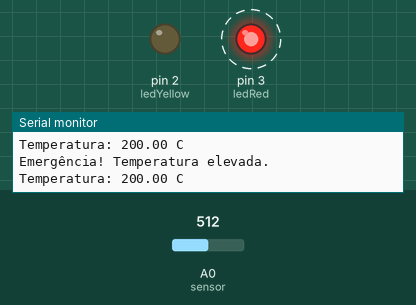
Recording of a sketch running on a simulated Arduino Uno, built with avr-gcc and run on an emulated ATmega328P. Parts: output pins drawn as LEDs (lit = HIGH), the last lines printed to the serial monitor. Dashed ring = blinking. The inputs (shaded band) are chosen by the test bench; at power-on: A0 (sensor) = 512.

Above: at 1.25 s.
1.3 s: A0 (sensor) set to 220
4.3 s: A0 (sensor) set to 191
At 4.66 s:
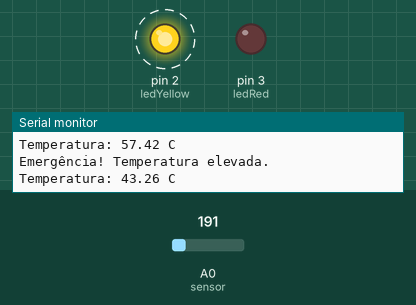
7.3 s: A0 (sensor) set to 176
10.3 s: A0 (sensor) set to 151
At 11.5 s:
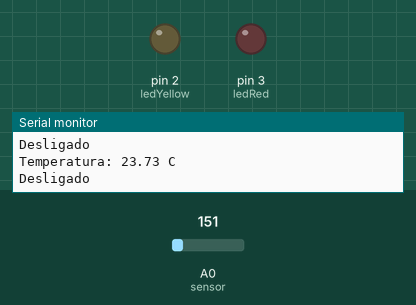
12.4 s: A0 (sensor) set to 306
At 15.3 s:
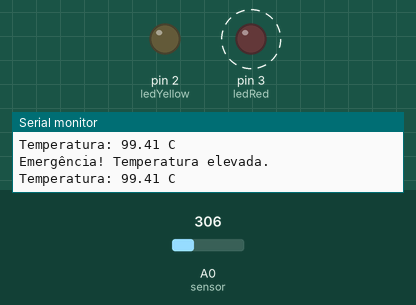
15.4 s: A0 (sensor) set to 122
At 16.1 s:
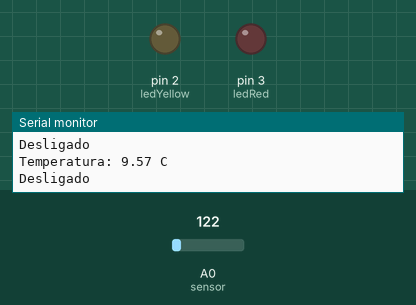
Timing chart, 0 to 17.9 s (numbered marks = the images above; inputs shaded):
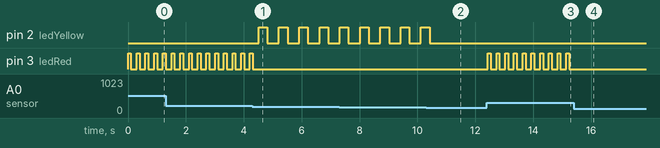

The sketch:

sistema_de_aviso_de_temperatura1.ino
```cpp
int sensor = A0;
int ledYellow = 2;
int ledRed = 3;

void setup() {
	Serial.begin(9600);
  	pinMode(ledYellow, OUTPUT);
  	pinMode(ledRed, OUTPUT);
}

void loop() {
 	int valor = analogRead(sensor);

  	float tensao = valor * 5.0;
  	tensao = tensao / 1024.0;

  	float temperatura = (tensao - 0.5) * 100;

  	Serial.print("Temperatura: ");
  	Serial.print(temperatura);
  	Serial.println(" C");

  if(temperatura >= 30 && temperatura < 50){
    digitalWrite(ledYellow, HIGH);
    delay(300);
    digitalWrite(ledYellow, LOW);
	delay(300);
    Serial.println("Ligado");
  } else if(temperatura > 50){
	digitalWrite(ledRed, HIGH);
    delay(100);
    digitalWrite(ledRed, LOW);
    delay(100);
    Serial.println("Emergência! Temperatura elevada.");
  } else {
   	Serial.println("Desligado");
  }
  delay(100);
}
```

Measured:
- the behaviour switches between 205 and 204 on A0 (sensor) (found by bisection; images 0 and 1)
- the behaviour switches between 164 and 163 on A0 (sensor) (found by bisection; images 1 and 2)
- after the input at 4.3 s, pin 2 (ledYellow): alternates HIGH for 0.30 s and LOW for 0.40 s, starting after 0.22 s; pin 3 (ledRed): goes on until 4.3 s, then stays LOW
- after the input at 10.3 s, pin 2 (ledYellow): goes on until 10.4 s, then stays LOW
- after the input at 12.4 s, pin 3 (ledRed): alternates HIGH for 0.10 s and LOW for 0.20 s, starting at once
- after the input at 15.4 s, pin 3 (ledRed): stops changing and stays LOW
- by itself, pin 3 (ledRed): alternates HIGH for 0.10 s and LOW for 0.20 s
